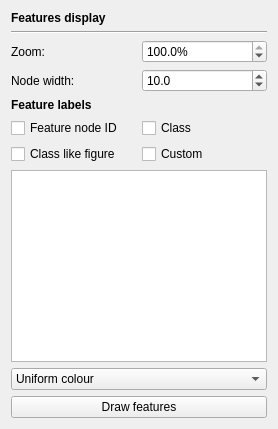
         <widget class="QWidget" name="featuresForestWidget" native="true">
          <layout class="QGridLayout" name="gridLayout_9">
           <item row="6" column="1">
            <widget class="QCheckBox" name="featureClassCheckBox">
             <property name="text">
              <string>Class</string>
             </property>
            </widget>
           </item>
           <item row="7" column="0">
            <widget class="QCheckBox" name="featureClassLikeFigureCheckBox">
             <property name="text">
              <string>Class like figure</string>
             </property>
            </widget>
           </item>
           <item row="3" column="1">
            <widget class="QDoubleSpinBox" name="zoomFeaturesSpinBox">
             <property name="suffix">
              <string>%</string>
             </property>
             <property name="decimals">
              <number>1</number>
             </property>
             <property name="value">
              <double>100.000000000000000</double>
             </property>
            </widget>
           </item>
           <item row="5" column="0">
            <widget class="QLabel" name="label_17">
             <property name="font">
              <font>
               <weight>75</weight>
               <bold>true</bold>
              </font>
             </property>
             <property name="text">
              <string>Feature labels</string>
             </property>
            </widget>
           </item>
           <item row="4" column="0">
            <widget class="QLabel" name="label_11">
             <property name="text">
              <string>Node width:</string>
             </property>
            </widget>
           </item>
           <item row="3" column="0">
            <widget class="QLabel" name="label_9">
             <property name="text">
              <string>Zoom:</string>
             </property>
            </widget>
           </item>
           <item row="10" column="0" colspan="2">
            <widget class="QPushButton" name="drawFeaturesButton">
             <property name="text">
              <string>Draw features</string>
             </property>
            </widget>
           </item>
           <item row="2" column="0" colspan="2">
            <widget class="Line" name="line_3">
             <property name="orientation">
              <enum>Qt::Horizontal</enum>
             </property>
            </widget>
           </item>
           <item row="6" column="0">
            <widget class="QCheckBox" name="featureIdCheckBox">
             <property name="text">
              <string>Feature node ID</string>
             </property>
            </widget>
           </item>
           <item row="4" column="1">
            <widget class="QDoubleSpinBox" name="featureNodeWidthSpinBox">
             <property name="suffix">
              <string/>
             </property>
             <property name="decimals">
              <number>1</number>
             </property>
             <property name="minimum">
              <double>1.000000000000000</double>
             </property>
             <property name="singleStep">
              <double>2.000000000000000</double>
             </property>
             <property name="value">
              <double>10.000000000000000</double>
             </property>
            </widget>
           </item>
           <item row="7" column="1">
            <widget class="QCheckBox" name="featureCustomCheckBox">
             <property name="text">
              <string>Custom</string>
             </property>
            </widget>
           </item>
           <item row="8" column="0" colspan="2">
            <widget class="QPlainTextEdit" name="featureClassInfoText">
             <property name="sizePolicy">
              <sizepolicy hsizetype="Minimum" vsizetype="Minimum">
               <horstretch>0</horstretch>
               <verstretch>0</verstretch>
              </sizepolicy>
             </property>
             <property name="minimumSize">
              <size>
               <width>256</width>
               <height>45</height>
              </size>
             </property>
             <property name="baseSize">
              <size>
               <width>256</width>
               <height>45</height>
              </size>
             </property>
            </widget>
           </item>
           <item row="9" column="0" colspan="2">
            <widget class="QComboBox" name="featuresColoursComboBox">
             <item>
              <property name="text">
               <string>Uniform colour</string>
              </property>
             </item>
             <item>
              <property name="text">
               <string>Class colours</string>
              </property>
             </item>
             <item>
              <property name="text">
               <string>Custom colours</string>
              </property>
             </item>
             <item>
              <property name="text">
               <string>BLAST hits (solid)</string>
              </property>
             </item>
             <item>
              <property name="text">
               <string>BLAST hits (class colours)</string>
              </property>
             </item>
            </widget>
           </item>
           <item row="1" column="0">
            <widget class="QLabel" name="label_3">
             <property name="font">
              <font>
               <weight>75</weight>
               <bold>true</bold>
              </font>
             </property>
             <property name="text">
              <string>Features display</string>
             </property>
            </widget>
           </item>
          </layout>
         </widget>
